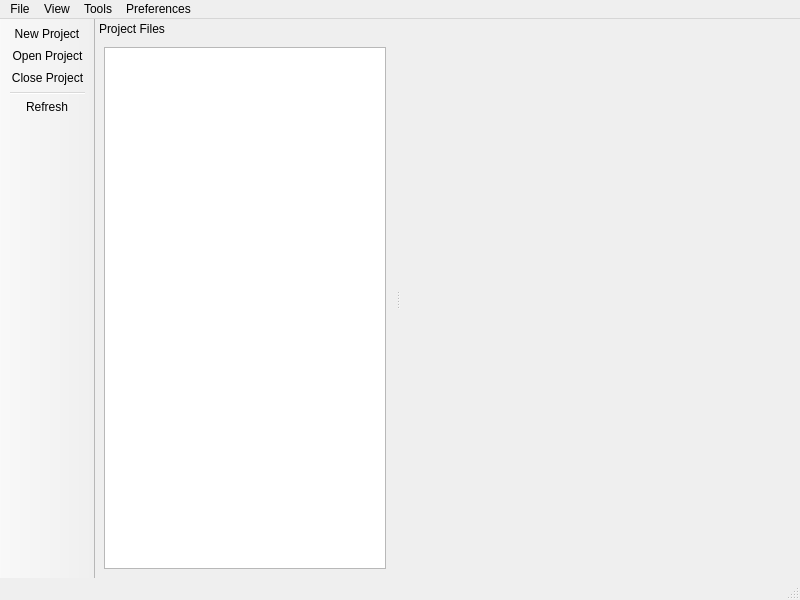
<?xml version="1.0" encoding="UTF-8"?>
<ui version="4.0">
 <class>MainWindow</class>
 <widget class="QMainWindow" name="MainWindow">
  <property name="geometry">
   <rect>
    <x>0</x>
    <y>0</y>
    <width>800</width>
    <height>600</height>
   </rect>
  </property>
  <property name="windowTitle">
   <string>SoC Studio</string>
  </property>
  <widget class="QWidget" name="centralwidget">
   <layout class="QGridLayout" name="gridLayout_2">
    <item row="0" column="0">
     <layout class="QVBoxLayout" name="verticalLayout"/>
    </item>
   </layout>
  </widget>
  <widget class="QMenuBar" name="menubar">
   <property name="geometry">
    <rect>
     <x>0</x>
     <y>0</y>
     <width>800</width>
     <height>23</height>
    </rect>
   </property>
   <widget class="QMenu" name="menuFile">
    <property name="title">
     <string>File</string>
    </property>
    <addaction name="actionNewProject"/>
    <addaction name="actionOpenProject"/>
    <addaction name="separator"/>
    <addaction name="actionCloseProject"/>
    <addaction name="separator"/>
    <addaction name="actionQuit"/>
   </widget>
   <widget class="QMenu" name="menuView">
    <property name="title">
     <string>View</string>
    </property>
    <addaction name="actionRefresh"/>
   </widget>
   <widget class="QMenu" name="menuTools">
    <property name="title">
     <string>Tools</string>
    </property>
   </widget>
   <widget class="QMenu" name="menuPreferences">
    <property name="title">
     <string>Preferences</string>
    </property>
    <addaction name="actionSchematicEditor"/>
   </widget>
   <addaction name="menuFile"/>
   <addaction name="menuView"/>
   <addaction name="menuTools"/>
   <addaction name="menuPreferences"/>
  </widget>
  <widget class="QStatusBar" name="statusbar"/>
  <widget class="QDockWidget" name="dockWidgetProjectFile">
   <property name="minimumSize">
    <size>
     <width>300</width>
     <height>108</height>
    </size>
   </property>
   <property name="features">
    <set>QDockWidget::NoDockWidgetFeatures</set>
   </property>
   <property name="windowTitle">
    <string extracomment="List of project files">Project Files</string>
   </property>
   <attribute name="dockWidgetArea">
    <number>1</number>
   </attribute>
   <widget class="QWidget" name="dockWidgetContents">
    <layout class="QGridLayout" name="gridLayout">
     <item row="0" column="0">
      <widget class="QTreeView" name="treeViewProjectFile"/>
     </item>
    </layout>
   </widget>
  </widget>
  <widget class="QToolBar" name="toolBar">
   <property name="windowTitle">
    <string>toolBar</string>
   </property>
   <property name="movable">
    <bool>false</bool>
   </property>
   <property name="floatable">
    <bool>false</bool>
   </property>
   <attribute name="toolBarArea">
    <enum>LeftToolBarArea</enum>
   </attribute>
   <attribute name="toolBarBreak">
    <bool>false</bool>
   </attribute>
   <addaction name="actionNewProject"/>
   <addaction name="actionOpenProject"/>
   <addaction name="actionCloseProject"/>
   <addaction name="separator"/>
   <addaction name="actionRefresh"/>
  </widget>
  <action name="actionNewProject">
   <property name="icon">
    <iconset theme="document-new"/>
   </property>
   <property name="text">
    <string>&amp;New Project</string>
   </property>
   <property name="statusTip">
    <string>Create new blank project (CTRL+N)</string>
   </property>
   <property name="shortcut">
    <string>Ctrl+N</string>
   </property>
  </action>
  <action name="actionOpenProject">
   <property name="icon">
    <iconset theme="document-open"/>
   </property>
   <property name="text">
    <string>&amp;Open Project</string>
   </property>
   <property name="statusTip">
    <string>Open an existing project (CTRL+O)</string>
   </property>
   <property name="shortcut">
    <string>Ctrl+O</string>
   </property>
  </action>
  <action name="actionCloseProject">
   <property name="icon">
    <iconset theme="document-close"/>
   </property>
   <property name="text">
    <string>Close Project</string>
   </property>
   <property name="statusTip">
    <string>Close the current project</string>
   </property>
  </action>
  <action name="actionQuit">
   <property name="icon">
    <iconset theme="window-close"/>
   </property>
   <property name="text">
    <string>&amp;Quit</string>
   </property>
   <property name="statusTip">
    <string>Quit socstudio (CTRL+Q)</string>
   </property>
   <property name="shortcut">
    <string>Ctrl+Q</string>
   </property>
  </action>
  <action name="actionRefresh">
   <property name="icon">
    <iconset theme="view-refresh"/>
   </property>
   <property name="text">
    <string>Refresh</string>
   </property>
   <property name="statusTip">
    <string>Refresh project files (F5)</string>
   </property>
   <property name="shortcut">
    <string>F5</string>
   </property>
  </action>
  <action name="actionSchematicEditor">
   <property name="text">
    <string>Schematic &amp;Editor</string>
   </property>
   <property name="statusTip">
    <string>Edit schematic (Ctrl+E)</string>
   </property>
   <property name="shortcut">
    <string>Ctrl+E</string>
   </property>
  </action>
 </widget>
 <resources/>
 <connections/>
</ui>
